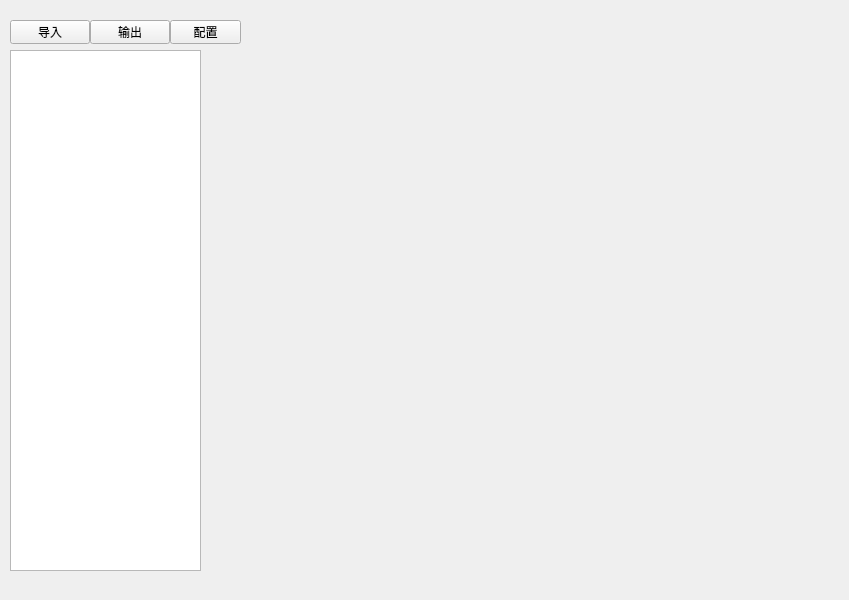
<?xml version="1.0" encoding="UTF-8"?>
<ui version="4.0">
 <class>Widget</class>
 <widget class="QWidget" name="Widget">
  <property name="geometry">
   <rect>
    <x>0</x>
    <y>0</y>
    <width>849</width>
    <height>600</height>
   </rect>
  </property>
  <property name="windowTitle">
   <string>Widget</string>
  </property>
  <widget class="QPushButton" name="PB_Load">
   <property name="geometry">
    <rect>
     <x>10</x>
     <y>20</y>
     <width>80</width>
     <height>24</height>
    </rect>
   </property>
   <property name="text">
    <string>导入</string>
   </property>
  </widget>
  <widget class="QTableWidget" name="tw_AnalyzedData">
   <property name="geometry">
    <rect>
     <x>10</x>
     <y>50</y>
     <width>191</width>
     <height>521</height>
    </rect>
   </property>
  </widget>
  <widget class="QPushButton" name="pb_output">
   <property name="geometry">
    <rect>
     <x>90</x>
     <y>20</y>
     <width>80</width>
     <height>24</height>
    </rect>
   </property>
   <property name="text">
    <string>输出</string>
   </property>
  </widget>
  <widget class="QPushButton" name="pb_Config">
   <property name="geometry">
    <rect>
     <x>170</x>
     <y>20</y>
     <width>71</width>
     <height>24</height>
    </rect>
   </property>
   <property name="text">
    <string>配置</string>
   </property>
  </widget>
 </widget>
 <resources/>
 <connections/>
</ui>
